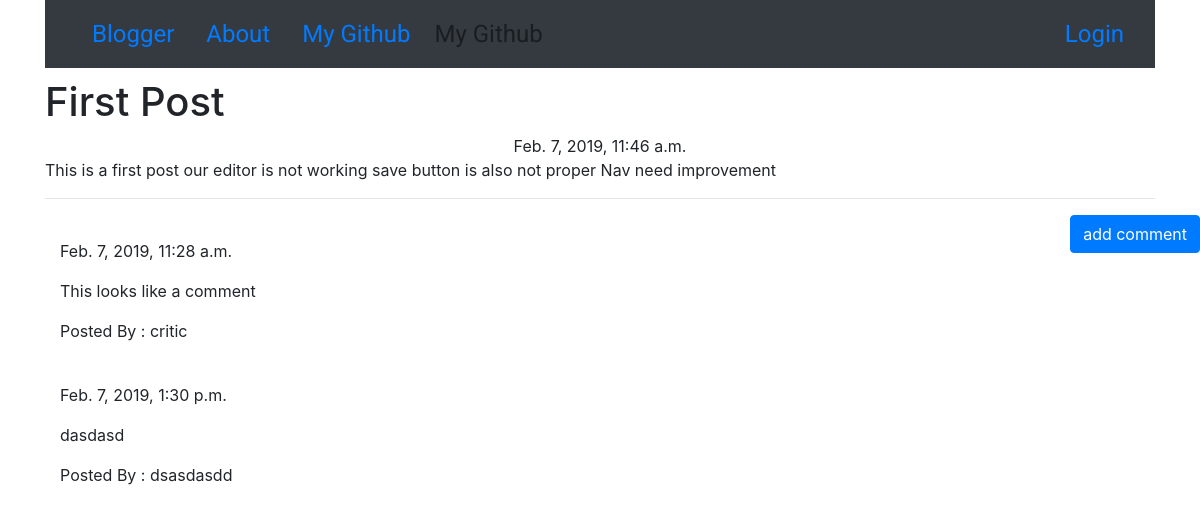
/post/1, run on the app's committed database.
### blog/models.py (models this page shows, shortened)
class Post(models.Model):
    author = models.ForeignKey('auth.User',on_delete=models.CASCADE)
    title = models.CharField(max_length=200)
    text = models.TextField()
    created_date = models.DateTimeField(default=timezone.now)
    published_date = models.DateTimeField(null=True,blank=True)

class Comment(models.Model):
    post = models.ForeignKey('blog.Post',related_name='comments',on_delete=models.CASCADE)
    author = models.CharField(max_length=200)
    text = models.TextField()
    created_date = models.DateTimeField(default=timezone.now)
    approved_comment = models.BooleanField(default=False)

### blog/views.py (the view)
# urls.py: re_path(r'post/(?P<pk>\d+)$',views.PostDetailView.as_view(),name='post_detail'),
class PostDetailView(DetailView):
    model = Post

### blog/templates/blog/post_detail.html (shortened to what this page needs)
{% extends "blog/base.html" %}
{% load staticfiles %}
{% block content%}
<h1 class=" loader ">{{ post.title }}</h1>
{% if post.published_date %}
<div class="date postdate loader">
  {{ post.published_date }}
</div>
{% else %}
  <a class = "btn btn-success loader" href="{% url 'post_publish' pk=post.pk%}">Publish</a>
{% endif %}
<p >{{post.text|safe}}</p>
<hr>
<a class='btn btn-primary btn-comment' href="{% url 'add_comment_to_post' pk=post.pk%}">add comment</a>
<div class="container">
{% for comment in post.comments.all%}
<br>
{% if user.is_authenticated or comment.approved_comment %}
 {{comment.created_date}}
<p>{{comment.text|safe|linebreaks}}</p>
<p>Posted By : {{comment.author}}</p>
{%endif%}
{%empty%}
<p>Comments awaited</p>
{% endfor %}
</div>
{% endblock %}

### blog/static/css/blog.css (style rules this page uses)
.postdate { text-align: center; }
.btn-comment { position: absolute; right: 0px; }
.loader { filter:hue-rotate(0deg); color: linear-gradient(45deg,#0f8,#08f); animation:hue 5000ms infinite linear; }

### data on the page
Post: title "First Post", published_date "Feb. 7, 2019, 11:46 a.m.", text "This is a first post our editor is not working save button is also not proper Nav need improvement"
Comment: created_date "Feb. 7, 2019, 11:28 a.m.", text "This looks like a comment", author "critic"
Comment: created_date "Feb. 7, 2019, 1:30 p.m.", text "dasdasd", author "dsasdasdd"
